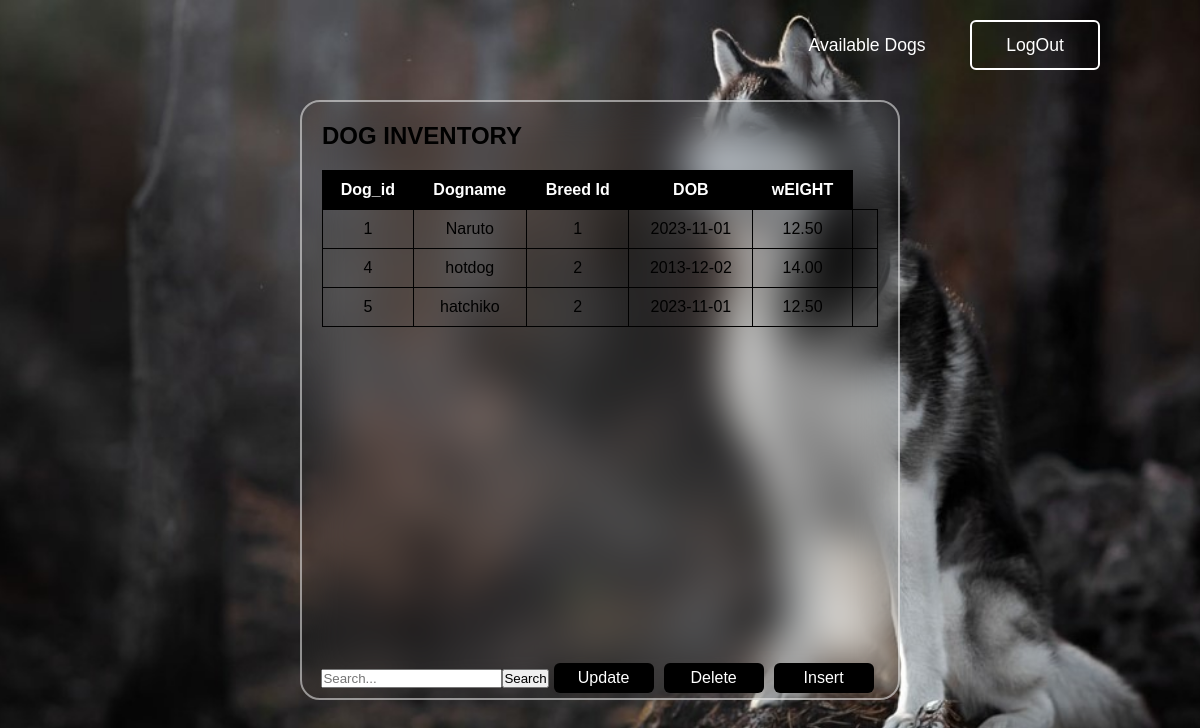
The page /inventory.php on the database its author committed.
### tables this page shows
CREATE TABLE `inventory` (
  `Dog_id` int(11) NOT NULL,
  `Dogname` varchar(255) NOT NULL,
  `Dogbreed_id` int(11) DEFAULT NULL,
  `DateOfBirth` date DEFAULT NULL,
  `Weight` decimal(5,2) DEFAULT NULL
);

### inventory.php (the view, shortened to what this page needs)
<?php
include "db_connection.php";
?>
<!DOCTYPE html>
<html>
<head>
    <link rel="stylesheet" href="inventory.css" />
</head>
<body>
    <header>
        <nav class="navigation">
            <a href="available.html">Available Dogs</a>
            <button class="btnlogout" id="logoutBtn">LogOut</button>
        </nav>
    </header>
    <div class="wrapperinventory">
        <div class="form-boxhome">
            <h2>DOG INVENTORY</h2>
            <table>
                <thead>
                    <tr>
                        <th>Dog_id</th>
                        <th>Dogname</th>
                        <th>Breed Id</th>
                        <th>DOB</th>
                        <th>wEIGHT</th>
                    </tr>
                </thead>
                <tbody>
                    <?php
                    $sql = "SELECT * FROM `inventory`";
                    $result = mysqli_query($conn, $sql);
                    while ($row = mysqli_fetch_assoc($result)) {
                    ?>
                      <tr>
                        <td><?php echo $row["Dog_id"] ?></td>
                        <td><?php echo $row["Dogname"] ?></td>
                        <td><?php echo $row["Dogbreed_id"] ?></td>
                        <td><?php echo $row["DateOfBirth"] ?></td>
                        <td><?php echo $row["Weight"] ?></td>
                        <td>
                        </td>
                      </tr>
                    <?php
                    }
                    ?>
                  </tbody>
            </table>
        </div>
        <div class="buttons-container">
            <input type="text" id="searchInput" placeholder="Search...">
            <button type="button" class="btnSearch" onclick="searchTable()">Search</button>
            <button type="submit" class="btnUpdate">Update</button>
            <button type="submit" class="btnDelete">Delete</button>
            <button type="submit" class="btnInsert">Insert</button>
        </div>
    </div>
</body>
</html>

### inventory.css (style rules this page uses)
* { margin: 0; padding: 0; box-sizing: border-box; font-family: 'Poppins', sans-serif; }
header { position: fixed; top: 0; left: 0; width: 100%; padding: 20px 100px; display: flex; justify-content: space-between; align-items: center; z-index: 99; }
.navigation a { position: relative; font-size: 1.1em; color: white; text-decoration: none; margin-left: 40px; }
.navigation a::after { content: ''; position: absolute; left: 0; bottom: -6px; width: 100%; height: 3px; background: white; border-radius: 5px; transform: scaleX(0); transition: transform 0.5s; }
body { display: flex; justify-content: center; align-items: center; min-height: 100vh; background: url(images/main.jpg); background-size: cover; background-position: center; }
.navigation .btnlogout { width: 130px; height: 50px; background: transparent; border: 2px solid white; outline: none; border-radius: 6px; cursor: pointer; font-size: 1.1em; color: white; font-weight: 500; margin-left: 40px; transition: 0.5s; }
.wrapperinventory { position: fixed; width: 600px; height: 600px; background: transparent; border: 2px solid rgba(255, 255, 255, .5); border-radius: 20px; backdrop-filter: blur(20px); box-shadow: 0 0 30px black rgba(0, 0, 0, .5); justify-content: center; align-items: center; overflow: hidden; display: flex; flex-direction: column; }
.wrapperinventory .form-boxhome { width: 100%; padding: 20px; }
table { width: 100%; border-collapse: collapse; margin-top: 20px; }
th, td { border: 1px solid black; padding: 10px; text-align: center; }
th { background-color: black; color: white; }
.buttons-container { margin-top: auto; display: flex; justify-content: center; align-items: center; }
.btnUpdate, .btnDelete, .btnInsert { width: 100px; height: 30px; margin: 5px; border: none; outline: none; border-radius: 6px; cursor: pointer; font-size: 1em; font-weight: 500; background: black; color: white; }

### rows shown on the page
inventory: Dog_id "1", Dogname "Naruto", Dogbreed "1", DateOfBirth "2023-11-01", Weight "12.50"
inventory: Dog_id "4", Dogname "hotdog", Dogbreed "2", DateOfBirth "2013-12-02", Weight "14.00"
inventory: Dog_id "5", Dogname "hatchiko", Dogbreed "2", DateOfBirth "2023-11-01", Weight "12.50"
